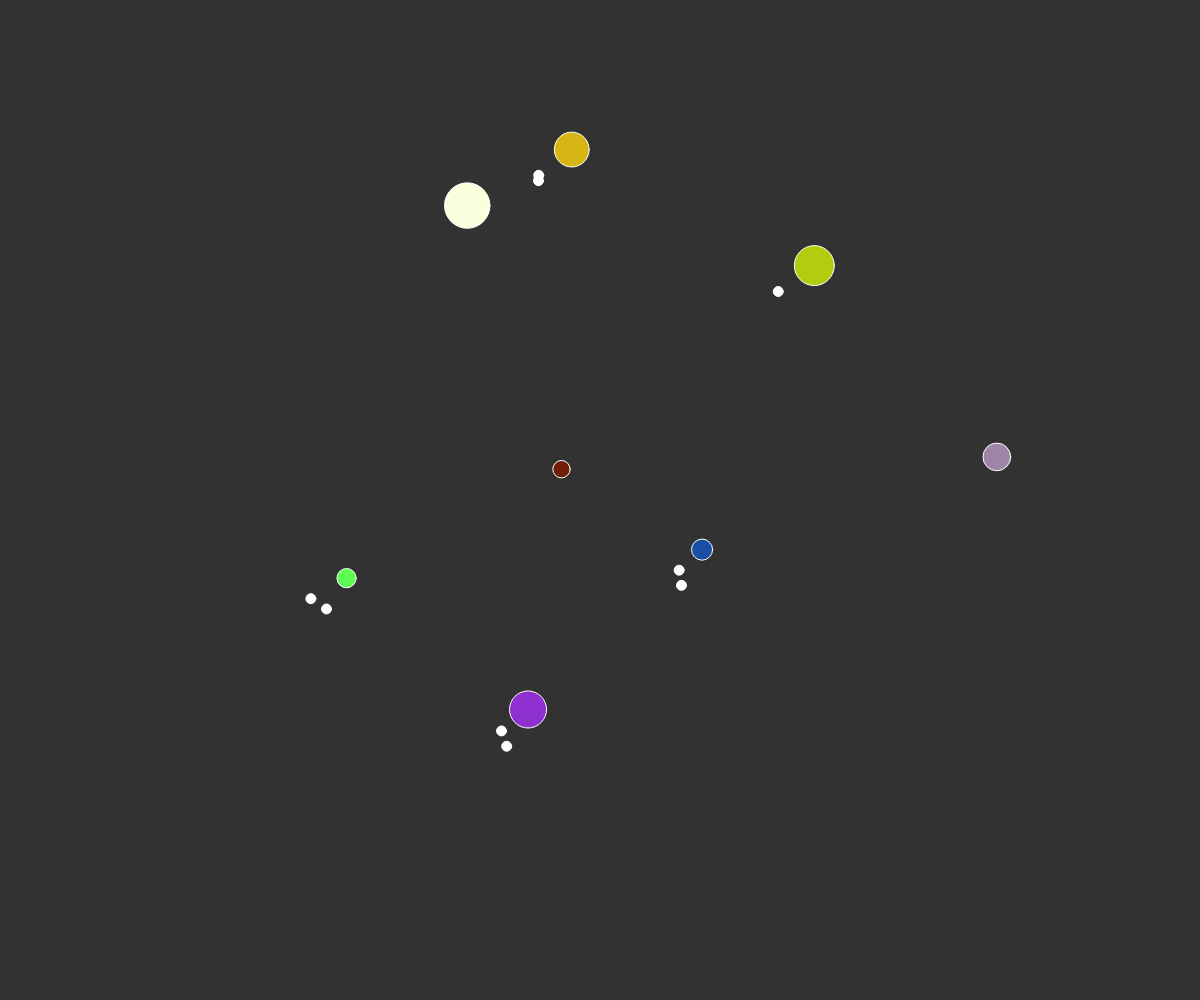
Frame 1 (no input)
Frame 60 (no input): identical to frame 1, image omitted
Frame 120 (the mouse pressed at the canvas centre since frame 60): identical to frame 1, image omitted

The p5.js sketch that drew this single still picture (run headless with seeded random() and noise() and a simulated clock; from frame 60 on, the mouse is pressed at the canvas centre):

// p5.js sketch
// ── sketch.js
let galaxySize = 8;
let planets = [];
let planetData;
let speed;
let dir;

function setup() {
	speed = 0;
	dir = 0;

	createCanvas(windowWidth, windowHeight);
	for (var i = 0; i < galaxySize; i++){
		let x = random(100, width - 100);
		let y = random(100, height - 100);
		let r = random(10, 50);
		let id = i + 1;
		let numMoons = Math.floor(random(1, 5));
		let p = new Planet(x, y ,r, id, numMoons);

		planets.push(p);
	}

	planetData = createElement('h2')
	planetData.position(width - 200, 5);
}

function draw() {
	background(50);
	stroke(255);
	// speed += dir * 0.05;

	for (var i = 0; i < planets.length; i++){
		planets[i].display();
		for (var j = 0; j < planets[i].moons.length - 1; j++) {
			planets[i].moons[j].display();
		}
	}
}

function mousePressed() {
	for (var i = 0; i < planets.length; i++){
		planets[i].isClickedInside(mouseX, mouseY);
		for (var j = 0; j < planets[i].moons.length -1; j++) {
			planets[i].moons[j].isClickedInside(mouseX, mouseY);
		}
	}
}
class Planet {

	constructor(x, y, r, id, numMoons) {
		this.id = id;
		this.x = x;
		this.y = y;
		this.r = r;
		this.moons = this.generateMoons(x, y, numMoons, this.x, this.y);
		this.planetColor = [random(0, 256), random(0, 256), random(0, 256)];
	}

	isClickedInside(pixelX, pixelY) {
		let d = dist(pixelX, pixelY, this.x, this.y);
		if (d < this.r) {
			fill(100);
			planetData.html('This is planet ' + this.id);
		}
	};

	generateMoons(x, y, num) {
		var allMoons = [];
		for (var i = 0; i < num; i++) {
			//the moons of the planet should be at least the radius X and radius Y
			//away from the planet
			allMoons.push(new Moon((x - random(20, 40)), (y + random(20, 40)), 10, num));
		}

		return allMoons;
	}

	display() {
		fill(this.planetColor);
		ellipse(this.x, this.y, this.r, this.r);
	}
}

class Moon {
	constructor(x, y, r, id) {
		this.id = id + " " + random(0, 100);
		this.x = x;
		this.y = y;
		this.r = r;
		this.moonColor = [255, 255, 255];
	}

	isClickedInside(pixelX, pixelY) {
		let d = dist(pixelX, pixelY, this.x, this.y);
		if (d < this.r) {
			fill(100);
			planetData.html('This is moon ' + this.id);
		}
	};
	display() {
		speed += dir * 0.05;
		// this.x = this.x * cos(speed);
		// this.y = this.y * sin(speed);
		fill(this.moonColor);
		ellipse(this.x, this.y, this.r, this.r);
	}
}
